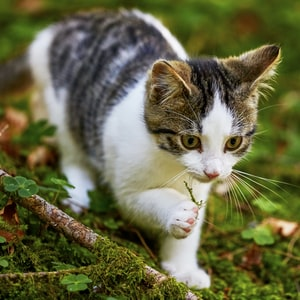
#> input picture photos/cap1.jpg, 300 x 300 px
$ python gradients.py
#> lines starting #> are read from the running program, lines starting #| are printed output that depends on the picture; after the words box and inside, x2 and y2 are one past the last pixel; in counts of white or black regions, pixels touching at a corner belong together
import cv2 as cv
import matplotlib.pyplot as plt
import numpy as np

img = cv.imread('photos/cap1.jpg')
#> img is the input picture: shape (300, 300, 3); mean B, G, R 67.1, 101.8, 101.6
cv.imshow('cat',img)

gray = cv.cvtColor(img, cv.COLOR_BGR2GRAY)
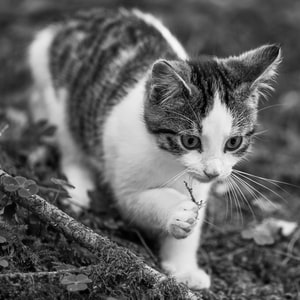
#> gray: shape (300, 300); min 0, max 251, mean 97.8
cv.imshow("grayed",gray)

#laplacian
lap = cv.Laplacian(gray, cv.CV_64F)
lap =  np.uint8(np.absolute(lap))
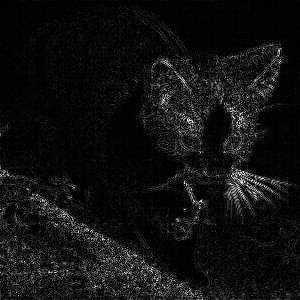
#> lap: shape (300, 300); min 0, max 255, mean 16.8
cv.imshow("Laplacian",lap)

#sabel
sabelx = cv.Sobel(gray,cv.CV_64F, 1, 0)
sabely = cv.Sobel(gray,cv.CV_64F, 0, 1)
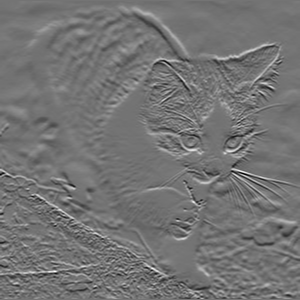
#> sabely: shape (300, 300) float64; min -576, max 686, mean -0.5; drawn with min black and max white
combined_sabel = cv.bitwise_or(sabelx,sabely)
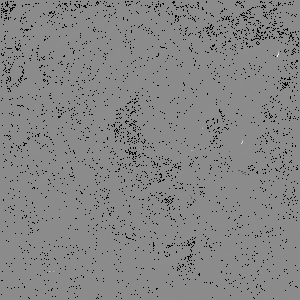
#> combined_sabel: shape (300, 300) float64; 4.18% of the values are NaN or infinite; the others: min -97024, max 79744, mean -102.4; drawn with min black, max white, NaN and infinite black
cv.imshow("sabel_com",combined_sabel)
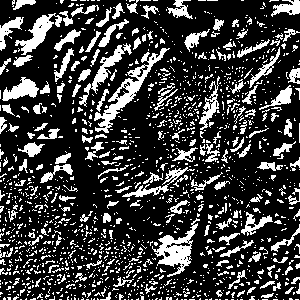
#> window 'sabel_com': shape (300, 300); 23.7% white; 1466 white regions (1270 under 20 px), largest, box (x1, y1, x2, y2) and area: (94, 48, 170, 133) 1142, (152, 218, 200, 277) 941, (15, 13, 62, 55) 647
cv.imshow("sabelx",sabelx)
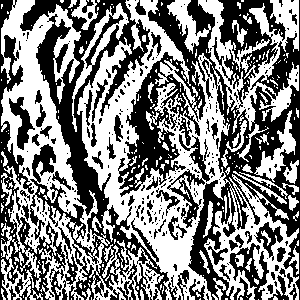
#> window 'sabelx': shape (300, 300); 50.8% white; 315 black regions (245 under 20 px), largest, box (x1, y1, x2, y2) and area: (118, 0, 300, 300) 19158, (0, 0, 169, 300) 16609, (167, 134, 210, 228) 963
cv.imshow("sabely",sabely)

#canny
canny = cv.Canny(img,150,175)
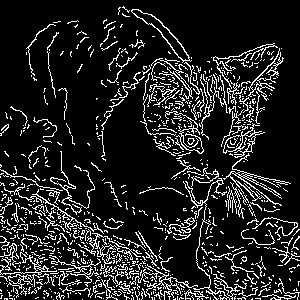
#> canny: shape (300, 300); 13.5% white in thin lines or dots
cv.imshow('edges',canny)
cv.waitKey(0)

$ run again, with photos/cat.jpg copied over photos/cap1.jpg
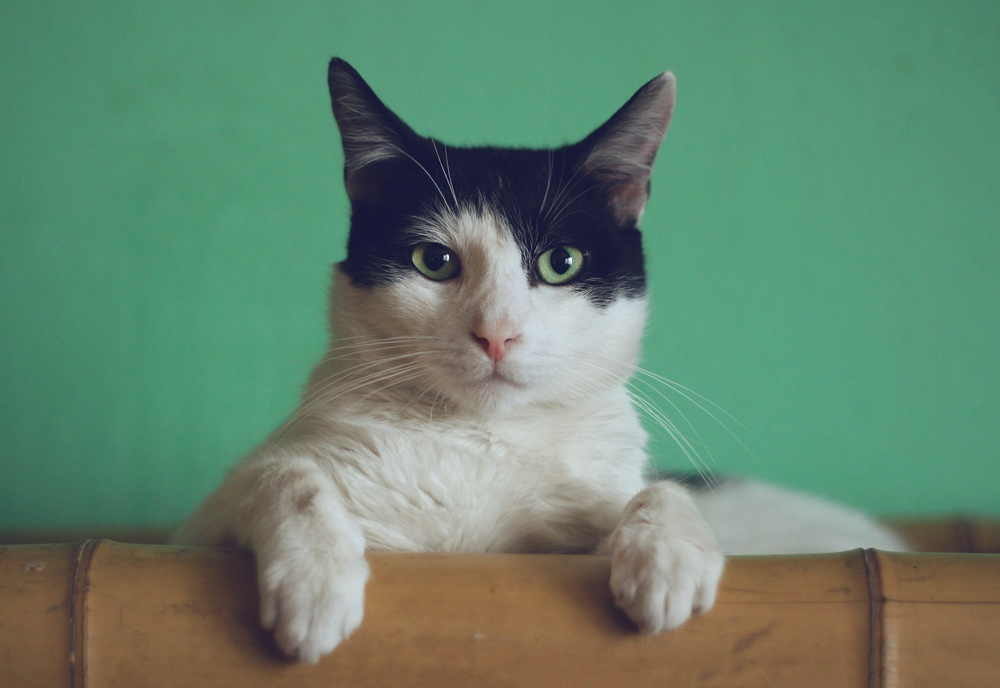
#> input picture photos/cat.jpg, 1000 x 688 px, shrunk from 5026 x 3458 before the run
#> img is the input picture: shape (688, 1000, 3); mean B, G, R 109.9, 132.6, 100.8
#> `cv.imshow("sabel_com",combined_sabel)`:
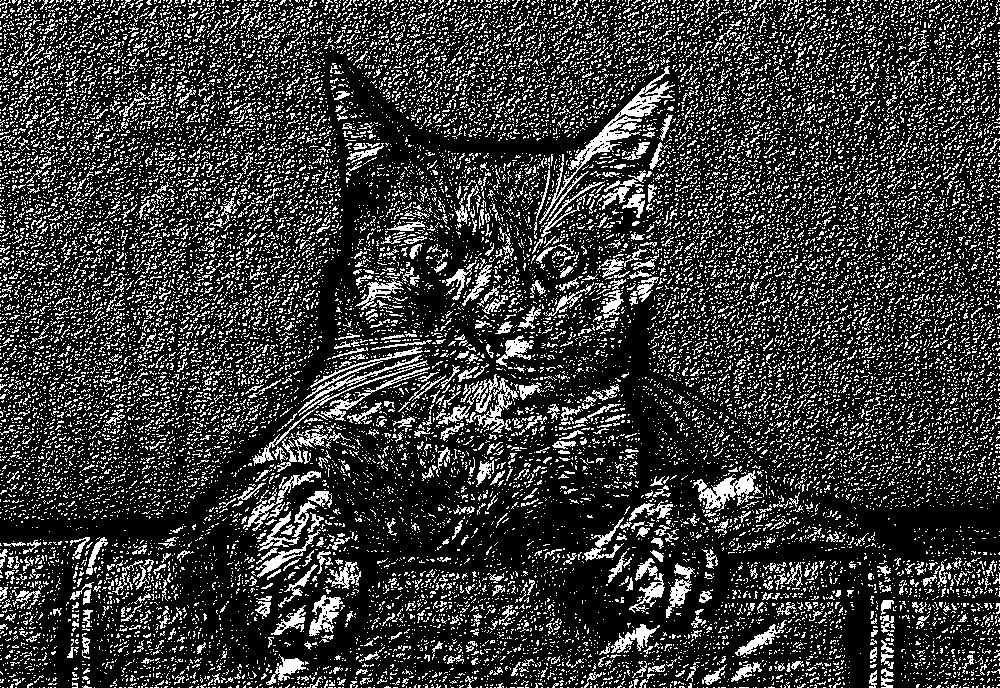
#> window 'sabel_com': shape (688, 1000); 22% white in thin lines or dots
#> `canny = cv.Canny(img,150,175)`:
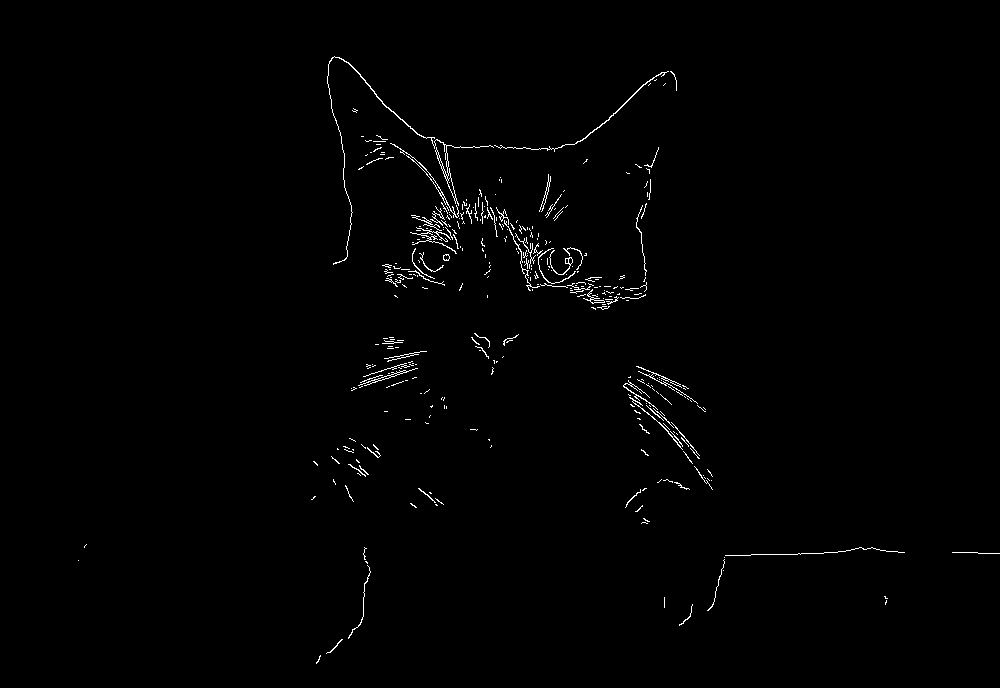
#> canny: shape (688, 1000); 0.87% white in thin lines or dots, all inside (x1, y1, x2, y2) = (78, 56, 1000, 664)
